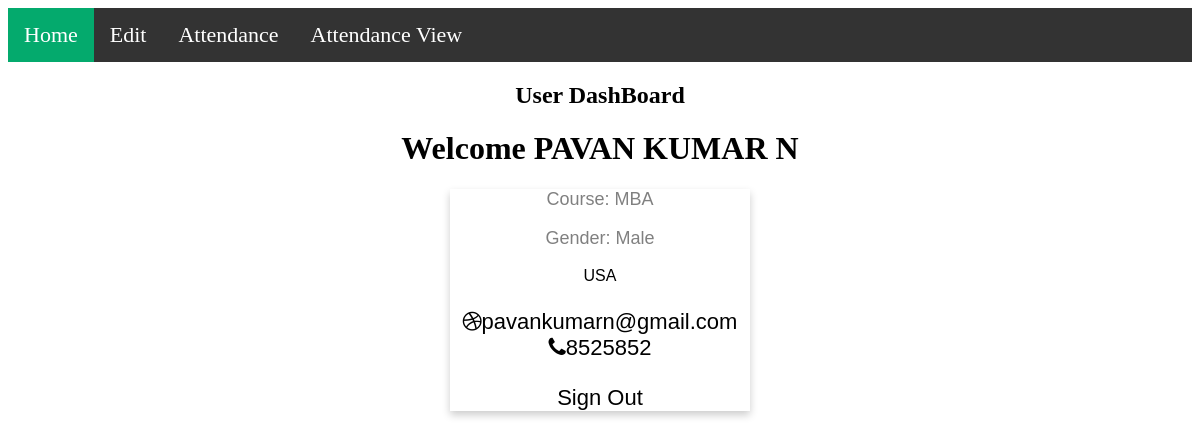
Screenshot of /user/index.php (signed in) with the database file from the repository.
### tables this page shows
CREATE TABLE `Employee` (
  `employee_id` int(3) NOT NULL,
  `firstname` varchar(255) NOT NULL,
  `middlename` varchar(255) NOT NULL,
  `lastname` varchar(255) NOT NULL,
  `course` varchar(255) NOT NULL,
  `gender` varchar(25) NOT NULL,
  `phone` int(10) NOT NULL,
  `email` varchar(255) NOT NULL,
  `password` varchar(255) NOT NULL,
  `address` longtext NOT NULL,
  `username` varchar(255) NOT NULL
);

### user/index.php (the view, shortened to what this page needs)
<?php session_start();
include "Includes/db.php";
?>
<!DOCTYPE html>
<html>
<head>
<link rel="stylesheet" href="https://cdnjs.cloudflare.com/ajax/libs/font-awesome/4.7.0/css/font-awesome.min.css">
</head>
<body>
<ul>
  <li><a class="active" href="">Home</a></li>
  <li><a href="edit.php">Edit</a></li>
  <li><a href="attendance.php">Attendance</a></li>
  <li><a href="view.php">Attendance View</a></li>
</ul>
  <?php
  $id=$_SESSION['employee_id'];
  $sql6="SELECT * FROM `Employee` WHERE `employee_id`='{$id}';";
  $result6=mysqli_query($connection,$sql6);
  $row2=mysqli_fetch_assoc($result6);
  ?>
<h2 style="text-align:center">User DashBoard</h2>
<h1 style="text-align:center">Welcome <?php echo $row2['firstname'].' '.$row2['middlename'].' '.$row2['lastname'];?></h1>
<div class="card">
  <p class="title">
    <label for="">Course:</label>
    <?php echo $row2['course'];?></p>
    <p class="title">
    <label for="">Gender:</label>
    <?php echo $row2['gender'];?></p>
  <p><?php echo $row2['address'];?></p>
  <div style="margin: 24px 0;">
    <a href="#"><i class="fa fa-dribbble"></i><?php echo $row2['email'];?></a>
 <br>   <a href="#"><i class="fa fa-phone"></i><?php echo $row2['phone'];?></a>
  </div>
  <p><a href="signout.php">Sign Out</a></p>
</div>
</body>
</html>

### user/index.php (style rules this page uses)
.card { box-shadow: 0 4px 8px 0 rgba(0, 0, 0, 0.2); max-width: 300px; margin: auto; text-align: center; font-family: arial; }
.title { color: grey; font-size: 18px; }
a { text-decoration: none; font-size: 22px; color: black; }
ul { list-style-type: none; margin: 0; padding: 0; overflow: hidden; background-color: #333; }
li { float: left; }
li a { display: block; color: white; text-align: center; padding: 14px 16px; text-decoration: none; }
.active { background-color: #04AA6D; }

### rows the page displays
employee: firstname "PAVAN", middlename "KUMAR", lastname "N", course "MBA", gender "Male", address "USA", email "pavankumarn@gmail.com", phone "8525852"
